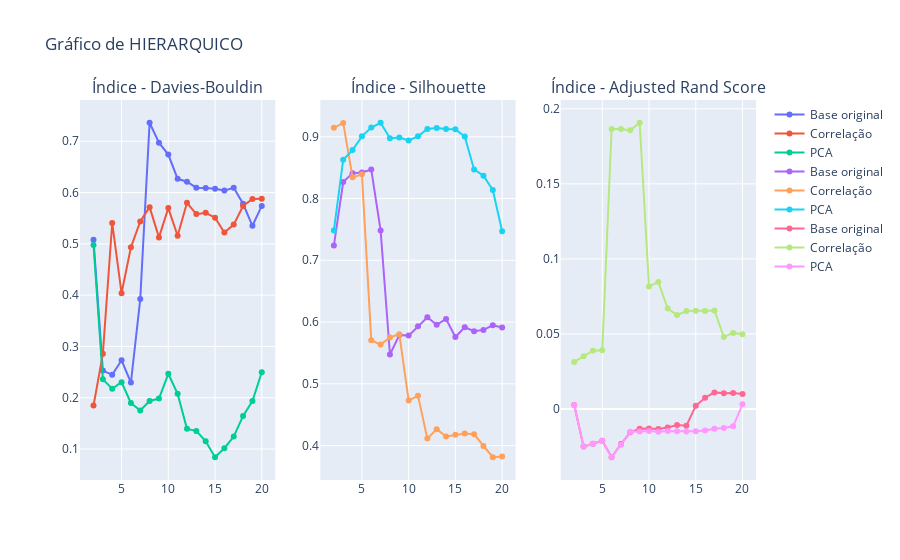

Notebook code for this chart:
### Code cell
plot_cluster_indices(data_tfidf, selected_df_corr, selected_df_pca, labels, 'hierarquico', linkage='ward')

### Figure 1 — Plotly figure (JSON) as saved in the notebook; plotly's stock layout.template omitted (floating-point values rounded to 4 significant figures)
{"data": [{"name": "Base original", "type": "scatter", "x": [2, 3, 4, 5, 6, 7, 8, 9, 10, 11, 12, 13, 14, 15, 16, 17, 18, 19, 20], "xaxis": "x", "y": [0.5079, 0.2529, 0.2447, 0.2731, 0.2295, 0.3923, 0.7361, 0.6973, 0.6741, 0.6268, 0.6213, 0.6096, 0.6088, 0.6075, 0.6039, 0.6094, 0.5781, 0.5352, 0.574], "yaxis": "y"}, {"name": "Correlação", "type": "scatter", "x": [2, 3, 4, 5, 6, 7, 8, 9, 10, 11, 12, 13, 14, 15, 16, 17, 18, 19, 20], "xaxis": "x", "y": [0.1847, 0.2856, 0.5407, 0.4036, 0.4933, 0.5438, 0.5716, 0.5126, 0.5697, 0.5159, 0.58, 0.558, 0.5606, 0.551, 0.5219, 0.5375, 0.5738, 0.5874, 0.5878], "yaxis": "y"}, {"name": "PCA", "type": "scatter", "x": [2, 3, 4, 5, 6, 7, 8, 9, 10, 11, 12, 13, 14, 15, 16, 17, 18, 19, 20], "xaxis": "x", "y": [0.4977, 0.2358, 0.2175, 0.2304, 0.1897, 0.1752, 0.1936, 0.1984, 0.2466, 0.2075, 0.1393, 0.1353, 0.1149, 0.08393, 0.1016, 0.1242, 0.1644, 0.1934, 0.2498], "yaxis": "y"}, {"name": "Base original", "type": "scatter", "x": [2, 3, 4, 5, 6, 7, 8, 9, 10, 11, 12, 13, 14, 15, 16, 17, 18, 19, 20], "xaxis": "x2", "y": [0.7239, 0.8267, 0.8411, 0.8423, 0.8468, 0.7483, 0.5475, 0.5788, 0.578, 0.5932, 0.6076, 0.5955, 0.605, 0.5758, 0.5916, 0.5851, 0.5873, 0.5947, 0.5911], "yaxis": "y2"}, {"name": "Correlação", "type": "scatter", "x": [2, 3, 4, 5, 6, 7, 8, 9, 10, 11, 12, 13, 14, 15, 16, 17, 18, 19, 20], "xaxis": "x2", "y": [0.9145, 0.9224, 0.8343, 0.8394, 0.5706, 0.5635, 0.575, 0.5804, 0.4729, 0.4809, 0.4113, 0.4266, 0.4147, 0.4175, 0.4197, 0.4183, 0.3993, 0.3811, 0.3825], "yaxis": "y2"}, {"name": "PCA", "type": "scatter", "x": [2, 3, 4, 5, 6, 7, 8, 9, 10, 11, 12, 13, 14, 15, 16, 17, 18, 19, 20], "xaxis": "x2", "y": [0.7481, 0.8628, 0.8785, 0.9007, 0.9148, 0.9227, 0.8977, 0.8988, 0.894, 0.9007, 0.9125, 0.9142, 0.9128, 0.912, 0.9003, 0.8471, 0.8368, 0.8139, 0.7469], "yaxis": "y2"}, {"name": "Base original", "type": "scatter", "x": [2, 3, 4, 5, 6, 7, 8, 9, 10, 11, 12, 13, 14, 15, 16, 17, 18, 19, 20], "xaxis": "x3", "y": [0.002604, -0.02508, -0.02319, -0.02115, -0.03218, -0.02336, -0.01553, -0.01326, -0.01306, -0.0134, -0.01229, -0.01075, -0.01113, 0.002093, 0.0075, 0.01104, 0.01054, 0.01067, 0.00994], "yaxis": "y3"}, {"name": "Correlação", "type": "scatter", "x": [2, 3, 4, 5, 6, 7, 8, 9, 10, 11, 12, 13, 14, 15, 16, 17, 18, 19, 20], "xaxis": "x3", "y": [0.03134, 0.03515, 0.0388, 0.03909, 0.1866, 0.1865, 0.1857, 0.1907, 0.08163, 0.08466, 0.06688, 0.06258, 0.06524, 0.0654, 0.06534, 0.06559, 0.04799, 0.05069, 0.04982], "yaxis": "y3"}, {"name": "PCA", "type": "scatter", "x": [2, 3, 4, 5, 6, 7, 8, 9, 10, 11, 12, 13, 14, 15, 16, 17, 18, 19, 20], "xaxis": "x3", "y": [0.002604, -0.02508, -0.02319, -0.02115, -0.03218, -0.02388, -0.01518, -0.01497, -0.01472, -0.01522, -0.01468, -0.01491, -0.01502, -0.01493, -0.01437, -0.01323, -0.01271, -0.01156, 0.003107], "yaxis": "y3"}], "layout": {"annotations": [{"font": {"size": 16}, "showarrow": false, "text": "Índice - Davies-Bouldin", "x": 0.1444, "xanchor": "center", "xref": "paper", "y": 1, "yanchor": "bottom", "yref": "paper"}, {"font": {"size": 16}, "showarrow": false, "text": "Índice - Silhouette", "x": 0.5, "xanchor": "center", "xref": "paper", "y": 1, "yanchor": "bottom", "yref": "paper"}, {"font": {"size": 16}, "showarrow": false, "text": "Índice - Adjusted Rand Score", "x": 0.8556, "xanchor": "center", "xref": "paper", "y": 1, "yanchor": "bottom", "yref": "paper"}], "boxmode": "group", "showlegend": true, "title": {"text": "Gráfico de HIERARQUICO"}, "xaxis": {"anchor": "y", "domain": [0, 0.2889]}, "xaxis2": {"anchor": "y2", "domain": [0.3556, 0.6444]}, "xaxis3": {"anchor": "y3", "domain": [0.7111, 1]}, "yaxis": {"anchor": "x", "domain": [0, 1]}, "yaxis2": {"anchor": "x2", "domain": [0, 1]}, "yaxis3": {"anchor": "x3", "domain": [0, 1]}}}
